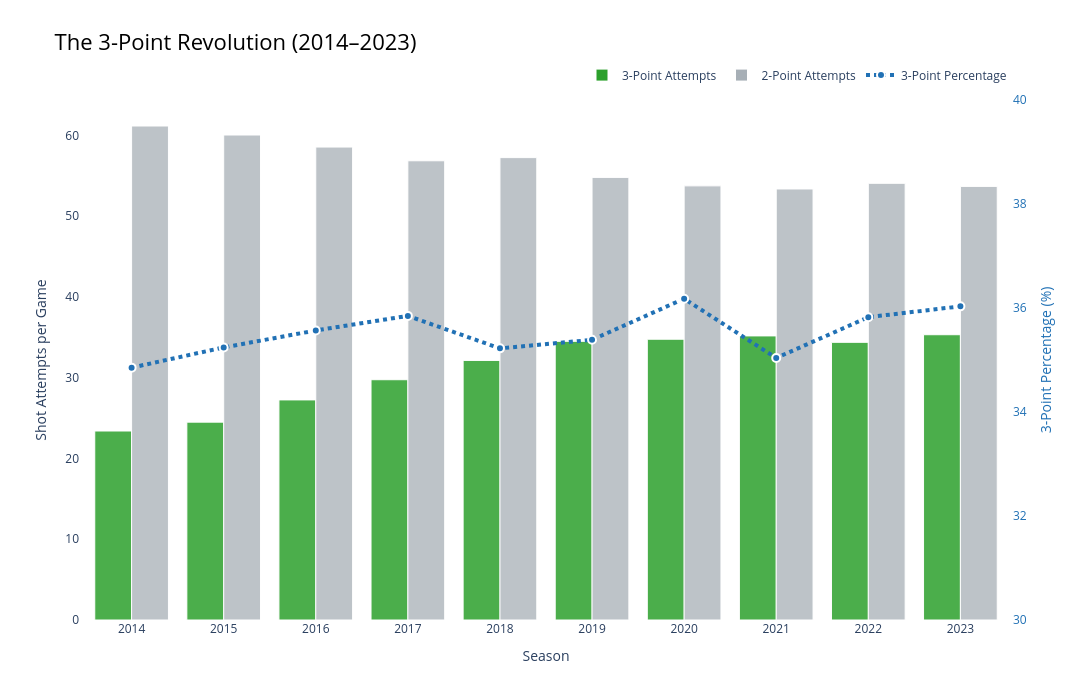

The code cell stored with this chart in its notebook:
### Code cell
# **Visualization 1G: The 3-Point Revolution (2009–2024) – Green 3PT, Grey 2PT, Blue %**

import plotly.graph_objects as go

if not games_df.empty:
    # Prepare the data
    modern_games = games_df[games_df['YEAR'] >= 2014].copy()
    modern_games['FG2A'] = modern_games['FGA'] - modern_games['FG3A']

    # League averages
    season_3pt_evolution = (
        modern_games.groupby('YEAR')
        .agg({'FG3A': 'mean', 'FG2A': 'mean', 'FG3_PCT': 'mean'})
        .reset_index()
        .sort_values('YEAR')
    )

    fig = go.Figure()

    # 3-Point Attempts (Green)
    fig.add_trace(go.Bar(
        x=season_3pt_evolution['YEAR'],
        y=season_3pt_evolution['FG3A'],
        name='3-Point Attempts',
        marker=dict(color='#2ca02c', opacity=0.85, line=dict(color='white', width=1)),
        offsetgroup=1,
        # text=season_3pt_evolution['FG3A'].round(1),
        # textposition='outside',
        # textfont=dict(size=10, color='#2ca02c', family='Arial Black'),
        # hovertemplate='<b>%{x}</b><br>3PT Attempts: %{y:.1f}<extra></extra>'
    ))

    # 2-Point Attempts (Grey)
    fig.add_trace(go.Bar(
        x=season_3pt_evolution['YEAR'],
        y=season_3pt_evolution['FG2A'],
        name='2-Point Attempts',
        marker=dict(color='#a7afb6', opacity=0.75, line=dict(color='white', width=1)),
        offsetgroup=2,
        # text=season_3pt_evolution['FG2A'].round(1),
        # textposition='outside',
        # textfont=dict(size=10, color='#a7afb6', family='Arial Black'),
        # hovertemplate='<b>%{x}</b><br>2PT Attempts: %{y:.1f}<extra></extra>'
    ))

    # 3-Point Percentage (Blue Line)
    fig.add_trace(go.Scatter(
        x=season_3pt_evolution['YEAR'],
        y=season_3pt_evolution['FG3_PCT'] * 100,
        mode='lines+markers',
        name='3-Point Percentage',
        line=dict(color='#2171b5', width=4, dash='dot'),
        marker=dict(size=8, color='#2171b5', line=dict(width=2, color='white')),
        yaxis='y2',
        hovertemplate='<b>%{x}</b><br>3PT%: %{y:.1f}%<extra></extra>'
    ))

    # Layout
    fig.update_layout(
        title={
            'text': 'The 3-Point Revolution (2014–2023)',
            'x': 0.05,
            'font': {'size': 22, 'color': 'black'}
        },
        xaxis_title='Season',
        yaxis_title='Shot Attempts per Game',
        yaxis2=dict(
            title=dict(text='3-Point Percentage (%)', font=dict(color='#2171b5')),
            overlaying='y',
            side='right',
            range=[30, 40],
            tickfont=dict(color='#2171b5')
        ),
        width=1400,
        height=700,
        showlegend=True,
        legend=dict(
            orientation="h",
            yanchor="bottom",
            y=1.02,
            xanchor="right",
            x=1
        ),
        plot_bgcolor='white',
        paper_bgcolor='white'
    )

    # Axis formatting
    fig.update_xaxes(showgrid=False, tickmode='linear', dtick=1)
    fig.update_yaxes(showgrid=False)

    # Find the crossover year where 3PT > 2PT
    crossover_year = next((row.YEAR for _, row in season_3pt_evolution.iterrows()
                           if row.FG3A > row.FG2A), None)
    if crossover_year:
        fig.add_annotation(
            x=crossover_year,
            y=season_3pt_evolution.loc[season_3pt_evolution['YEAR'] == crossover_year, 'FG3A'].iloc[0],
            text="<b>REVOLUTION BEGINS</b><br>3PT > 2PT",
            showarrow=True,
            arrowhead=2,
            arrowcolor="#2171b5",
            font=dict(size=12, color="#2171b5", family="Arial Black"),
            bgcolor="rgba(255,255,255,0.9)",
            bordercolor="#2171b5",
            borderwidth=2
        )

    # Footer annotation
    # fig.add_annotation(
    #     text="Data: NBA Stats API | Visualization: Jiaqi Sih (2025)",
    #     xref="paper", yref="paper", x=0.99, y=-0.1, showarrow=False,
    #     font=dict(size=10, color="grey")
    # )

    fig.show()
else:
    print("No games data available for chart analysis")

### Figure 1 — Plotly figure (JSON) as saved in the notebook; plotly's stock layout.template omitted (floating-point values rounded to 4 significant figures)
{"data": [{"marker": {"color": "#2ca02c", "line": {"color": "white", "width": 1}, "opacity": 0.85}, "name": "3-Point Attempts", "offsetgroup": "1", "type": "bar", "x": [2014, 2015, 2016, 2017, 2018, 2019, 2020, 2021, 2022, 2023], "y": [23.4, 24.5, 27.26, 29.76, 32.15, 34.51, 34.77, 35.18, 34.39, 35.33]}, {"marker": {"color": "#a7afb6", "line": {"color": "white", "width": 1}, "opacity": 0.75}, "name": "2-Point Attempts", "offsetgroup": "2", "type": "bar", "x": [2014, 2015, 2016, 2017, 2018, 2019, 2020, 2021, 2022, 2023], "y": [61.18, 60.06, 58.57, 56.87, 57.26, 54.81, 53.76, 53.38, 54.08, 53.7]}, {"hovertemplate": "<b>%{x}</b><br>3PT%: %{y:.1f}%<extra></extra>", "line": {"color": "#2171b5", "dash": "dot", "width": 4}, "marker": {"color": "#2171b5", "line": {"color": "white", "width": 2}, "size": 8}, "mode": "lines+markers", "name": "3-Point Percentage", "type": "scatter", "x": [2014, 2015, 2016, 2017, 2018, 2019, 2020, 2021, 2022, 2023], "y": [34.85, 35.24, 35.57, 35.85, 35.22, 35.39, 36.18, 35.04, 35.82, 36.03], "yaxis": "y2"}], "layout": {"height": 700, "legend": {"orientation": "h", "x": 1, "xanchor": "right", "y": 1.02, "yanchor": "bottom"}, "paper_bgcolor": "white", "plot_bgcolor": "white", "showlegend": true, "title": {"font": {"color": "black", "size": 22}, "text": "The 3-Point Revolution (2014–2023)", "x": 0.05}, "width": 1400, "xaxis": {"dtick": 1, "showgrid": false, "tickmode": "linear", "title": {"text": "Season"}}, "yaxis": {"showgrid": false, "title": {"text": "Shot Attempts per Game"}}, "yaxis2": {"overlaying": "y", "range": [30, 40], "showgrid": false, "side": "right", "tickfont": {"color": "#2171b5"}, "title": {"font": {"color": "#2171b5"}, "text": "3-Point Percentage (%)"}}}}
